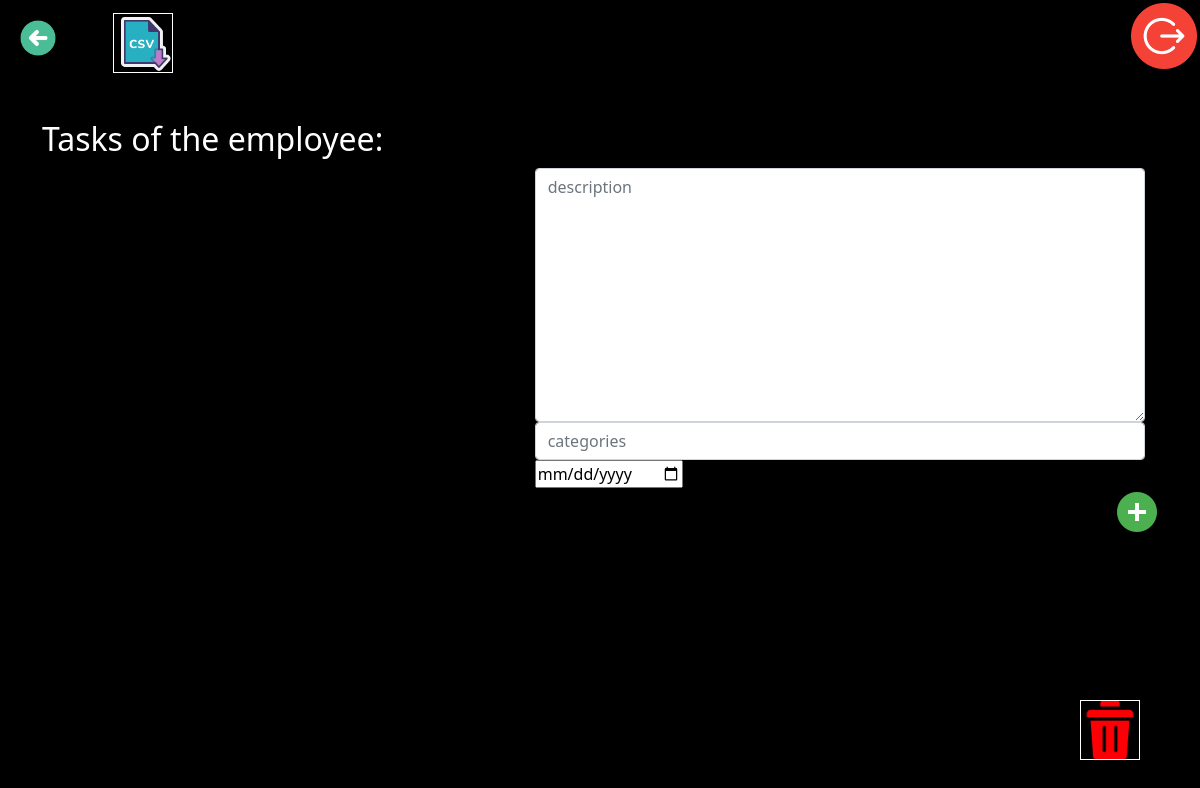
The page /tasks/15/5 (signed in) on the database as committed earlier.
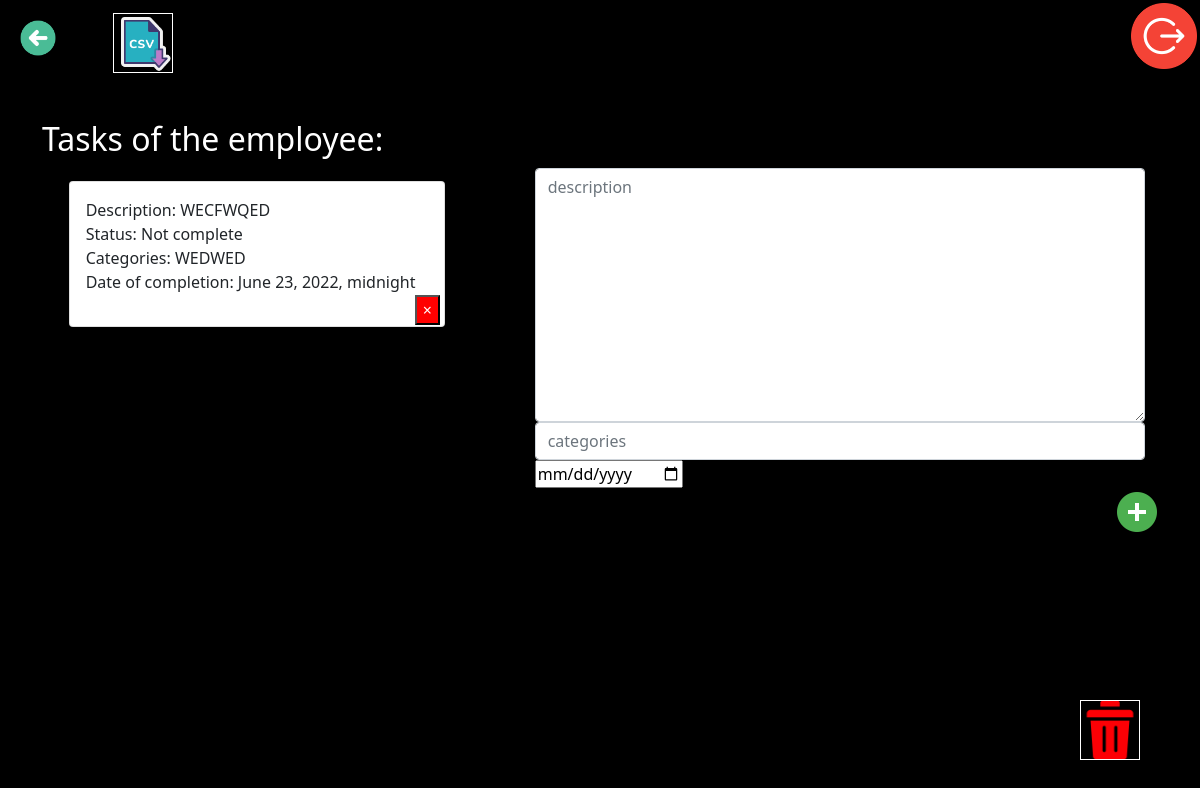
The same page on the database as committed later.
### listWorkers/models.py (models this page shows, shortened)
class Employees_Task_List(Model):
    id_creator = IntegerField("id_creator", max_length=1000, null=False)
    id_worker = IntegerField("id_worker", max_length=1000, null=False)
    id_team = IntegerField("id_team", max_length=1000, null=False)
    description = CharField("description", max_length=1000, null=False)
    status = CharField("status", max_length=100, auto_created="Not complete")
    categories = CharField("categories", max_length=1000, null=False)
    date_of_completion = DateTimeField()
    class Meta:
        ordering = ["id"]
        verbose_name = "Employees_Task_List"
        verbose_name_plural = "Employees_Task_List"

### listWorkers/views.py (the view, shortened to what this page needs)
# urls.py: path("<int:id_team>/<int:id_worker>", TaskList.as_view(), name="task_list_url"),
class TaskList(View):
    def get(self, request, id_team, id_worker):
        iduser = request.user.id
        check_log(iduser)
        form = NewTaskForm()
        tasks = Employees_Task_List.objects.filter(id_worker=id_worker)
        return render(
            request,
            "listWorkers/detail_worker_create_task.html",
            {"form": form, "tasks": tasks, "id_worker": id_worker, "id_team": id_team},
        )

### listWorkers/forms.py
class NewTaskForm(ModelForm):
    class Meta:
        model = models.Employees_Task_List
        fields = ["description", "categories", "date_of_completion"]
        widgets = {
            "description": Textarea(
                attrs={"class": "form-control", "placeholder": "description"}
            ),
            "categories": TextInput(
                attrs={"class": "form-control", "placeholder": "categories"}
            ),
            "date_of_completion": DateInput(),
        }

### listWorkers/views.py (called while the page is built)
def check_log(id_user):
    if id_user:
        pass
    else:
        raise PermissionDenied()

### listWorkers/templates/listWorkers/detail_worker_create_task.html (shortened to what this page needs)
{% extends 'listWorkers/base.html' %}
{% load static %}
{% block css_aditional %}
<link rel="stylesheet" href="{% static 'listWorkers/css/detail_worker_create_task.css'%}">
{% endblock %}
{% block content %}
<a href="{% url 'logout' %}"><img align="right" src="/static/listWorkers/img/logout.png" id="logout">  </a>
<a href="{% url 'list_workers' id_team %}"> <img id="back" src="/static/listWorkers/img/back2.png"> </a>
<a href="{% url 'export_tasks' user.id %}"> <img id="export" src="/static/listWorkers/img/export_csv2.png"> </a>
<a href="{% url 'delete_worker'  id_worker id_team %}" > <img id="delete_employee" src="/static/listWorkers/img/delete3.png"></a>
<h2 id="taskWorker" align="left">Tasks of the employee: </h2>
    <div class="col-8 mt-5" id="create_task">
        <form class="form-inline justify-content-centr" id="createNewTaskForm" method="post" data-url="{% url 'task_list_url' id_team id_worker%}">
            {% for field in form %}
                <div class="mx-3">
                    {{ field }}
                </div>
            {% endfor %}
            <input id="createButton" align="right"  type="image" src="/static/listWorkers/img/add.png">
        </form>
    </div>
    <div class="col-5 mt-5" id="taskList">
        {% for task in tasks %}
            <div class="card mb-1" id="taskCard" data-id="{{ task.id}}" style="{% if task.completed %} text-decoration: line-through {% endif %}">
                <div class="card-body">
                    <p>Description: {{ task.description }}<br>Status: {{task.status}}<br>Categories: {{ task.categories }}<br>Date of completion: {{ task.date_of_completion }}<br></p>
                    <button id="delete" type="button" class="close float-right" data-id="{{ task.id }}">
                        <span aria-hidden="true">&times;</span>
                    </button>
                </div>
            </div>
        {% endfor %}
    </div>
{% endblock %}

Rows that differ between the two databases and show on the page:
added Employees_Task_List: description "WECFWQED", status "Not complete", categories "WEDWED", date_of_completion "June 23, 2022, midnight"
